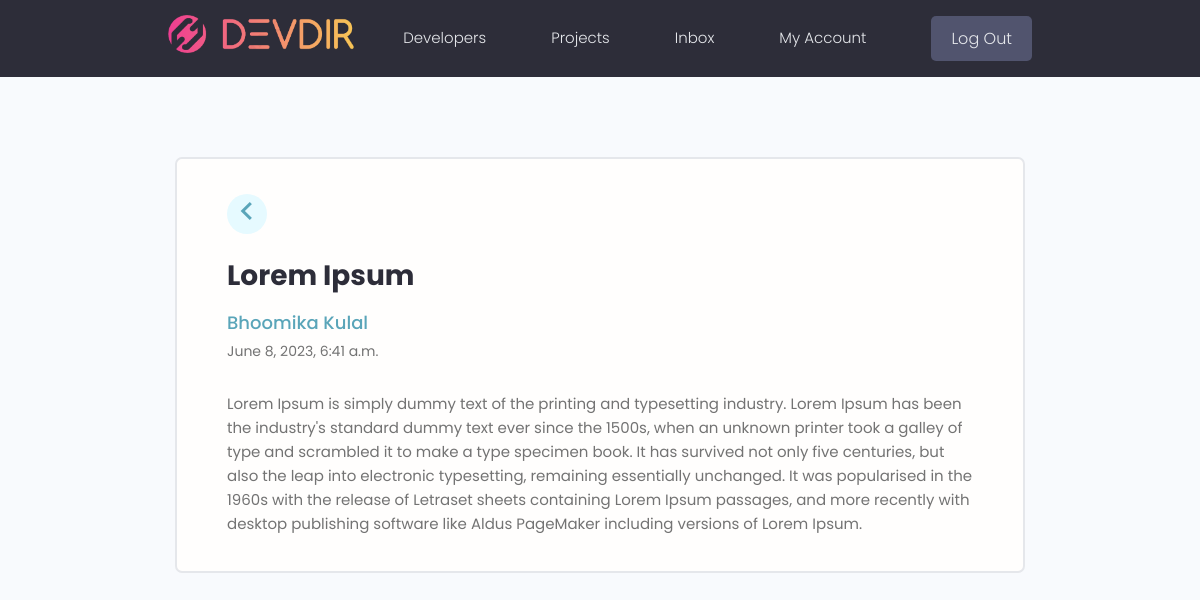
The app's page /message/ba973f54-c187-4901-89c7-7a34e4149192/ (signed in) with its own data.
### users/models.py (models this page shows, shortened)
class Message(models.Model):
    id = models.UUIDField(default = uuid.uuid4, primary_key=True, unique=True, editable=False)
    sender = models.ForeignKey('Profile',blank=True, null=True, on_delete=models.SET_NULL)
    recipient = models.ForeignKey('Profile',blank=True, null=True, on_delete=models.SET_NULL, related_name='messages')
    name = models.CharField(max_length=200, blank=True, null=True)
    email = models.EmailField(max_length=200, blank=True, null=True)
    subject = models.CharField(max_length=200, blank=True)
    body = models.TextField(blank=True, null=True)
    is_read = models.BooleanField(blank=True, null=True, default=False)
    created = models.DateTimeField(auto_now_add= True )
    class Meta:
        ordering = ['is_read','-created']

### users/views.py (the view)
# urls.py: path('message/<str:mid>/', views.viewMessage, name="message"),
@login_required(login_url='login')
def viewMessage(request, mid):
    profile = request.user.profile
    message = profile.messages.get(id=mid)
    if message.is_read == False:
        message.is_read = True
        message.save()
    context = {'message':message}
    return render(request, 'message.html', context)

### users/templates/message.html (shortened to what this page needs)
{% extends 'main.html' %}
{% block content %}
<main class="messagePage my-xl">
  <div class="content-box">
    <div class="message">
      <a class="backButton" href="{% url 'inbox' %}"><i class="im im-angle-left"></i></a>
      <h2 class="message__subject">{{message.subject}}</h4>
        {% if message.sender %}
        <a href="{% url 'user-profile' message.sender.id  %}" class="message__author">{{message.name}}</a>
        {% else %}
        <p class="message__author">{{message.name}}</p>
        {% endif %}
        <p class="message__date">{{message.created}}</p>
        <div class="message__body">{{message.body|linebreaksbr}}</div>
    </div>
  </div>
</main>
{% endblock content %}

### static/css/app.css (style rules this page uses)
:root { --color-sub: #2d2d39; }
.content-box { width: 95%; max-width: 85rem; margin: 0 auto; }
.message { padding: 2.5rem 0; }
.message > a { display: flex; gap: 1rem; }
.message__author, .message__date { flex-basis: 25%; }
.message__subject { flex-basis: 50%; }
.message__date { text-align: right; }
.messagePage .message { list-style: none; background: var(--color-white); padding: 3.5rem 5rem; border: 2px solid var(--color-light); border-radius: 0.7rem; }
.messagePage .message__subject { font-size: 2.8rem; color: var(--color-sub); margin-bottom: 1rem; margin-top: 2rem; }
.messagePage .message__author { font-size: 1.8rem; font-weight: 500; }
.messagePage .message__date { font-size: 1.4rem; font-weight: 400; text-align: left; margin-bottom: 3rem; }
.backButton { background: var(--color-main-light); color: var(--color-main); width: 4rem; height: 4rem; display: flex; align-items: center; justify-content: center; border-radius: 50%; }
.backButton i { font-size: 1.8rem; }

### static/uikit/styles/modules/_variables.css (style rules this page uses)
:root { --color-main: #5aa5b9; --color-main-light: #e6faff; --color-sub: #3f4156; --color-sub-light: #51546e; --color-sub-lighter: #ededfd; --color-text: #737373; --color-gray: #8b8b8b; --color-light: #e5e7eb; --color-light-gray: #767676; --color-bg: #f8fafd; --color-white: #fffefd; --color-white-light: #f3f3f3; --color-success: #359e64; --color-success-bg: #def8e8; --color-error: #fc4b0b; --color-error-bg: #fff2ee; --font-base: 'Poppins', arial, helvetica, 'Segoe UI', roboto, ubuntu, sans-serif; --font-monospace: 'Fira Code', 'Courier New', courier, monospace; --font-regular: 300; --font-medium: 500; --font-bold: 700; --generic-shadow: 1px 1px 5px #00000010; --generic-transition: all 0.3s ease-in-out; }

### static/uikit/styles/modules/_base.css (style rules this page uses)
* { margin: 0; padding: 0; box-sizing: border-box; text-rendering: optimizeLegibility; color: inherit; font-size: inherit; }
html { font-size: 50%; }
@media only screen and (min-width: 480px) { html { font-size: 56.25%; } }
@media only screen and (min-width: 1200px) { html { font-size: 62.5%; } }
body { line-height: 1.6; font-weight: 400; font-size: 1.5rem; color: var(--color-text); background-color: var(--color-bg); min-height: 100vh; }

### static/uikit/styles/modules/_typography.css (style rules this page uses)
* { font-family: var(--font-base); }
h2 { font-size: 3.6rem; font-weight: var(--font-bold); }
p, span, strong { font-size: 1.6rem; color: var(--color-text); font-weight: var(--font-regular); }
a { padding-bottom: 2px; text-decoration: none; display: inline-block; color: var(--color-main); font-weight: var(--font-medium); }

### static/uikit/styles/modules/_utilities.css (style rules this page uses)
.my-xl { margin: 8rem auto; }

### records on screen
Message: subject "Lorem Ipsum", name "Bhoomika Kulal", created "June 8, 2023, 6:41 a.m.", body "Lorem Ipsum is simply dummy text of the printing and typesetting industry. Lorem Ipsum has been the industry's standard dummy text ever since the 1500s, when an unknown printer took a galley of type and scrambled it to make a type specimen book. It has survived not only five centuries, but also the leap into electronic typesetting, remaining essentially unchanged. It was popularised in the 1960s with the release of Letraset sheets containing Lorem Ipsum passages, and more recently with desktop publishing software like Aldus PageMaker including versions of Lorem Ipsum."
